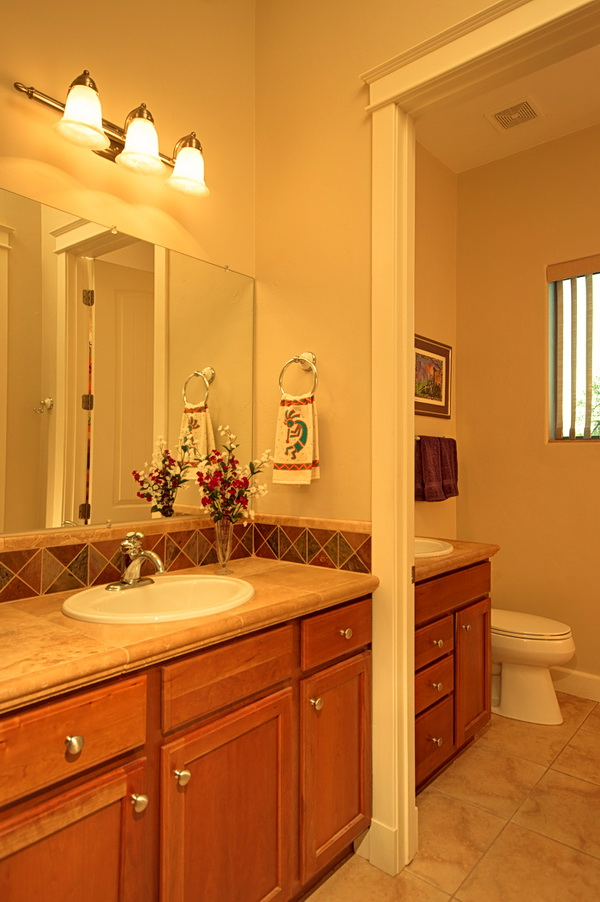
#> input picture img1.jpg, 600 x 902 px
$ python Clahe.py
#> lines starting #> are read from the running program, lines starting #| are printed output that depends on the picture
#> further down, img1 is the input picture: shape (902, 600, 3); mean B, G, R 46.6, 122, 196.4
import cv2 as cv
import numpy as np
from matplotlib import pyplot as plt

def images(img1,img2):
	img1 = cv.resize(img1, (0,0), fx=0.5, fy=0.5)
	img2 = cv.resize(img2, (0,0), fx=0.5, fy=0.5)
	while True:
		images = np.concatenate((img1, img2), axis=1)
		cv.imshow('images', images)
		k = cv.waitKey(30) & 0xff
		if k == 27:
			break

def balance(img):
	lab = cv.cvtColor(img, cv.COLOR_BGR2LAB)
#> lab: shape (902, 600, 3); mean of channels 0, 1, 2 148, 151.2, 179.1
	lab[:,:,1] = lab[:,:,1]-((np.average(lab[:,:,1])-128)*(lab[:,:,0]/255.0)*1.1)
#> lab: shape (902, 600, 3); mean of channels 0, 1, 2 148, 135.9, 179.1
	lab[:,:,2] = lab[:,:,2]-((np.average(lab[:,:,2])-128)*(lab[:,:,0]/255.0)*1.1)
#> lab: shape (902, 600, 3); mean of channels 0, 1, 2 148, 135.9, 146
	new = cv.cvtColor(lab, cv.COLOR_LAB2BGR)
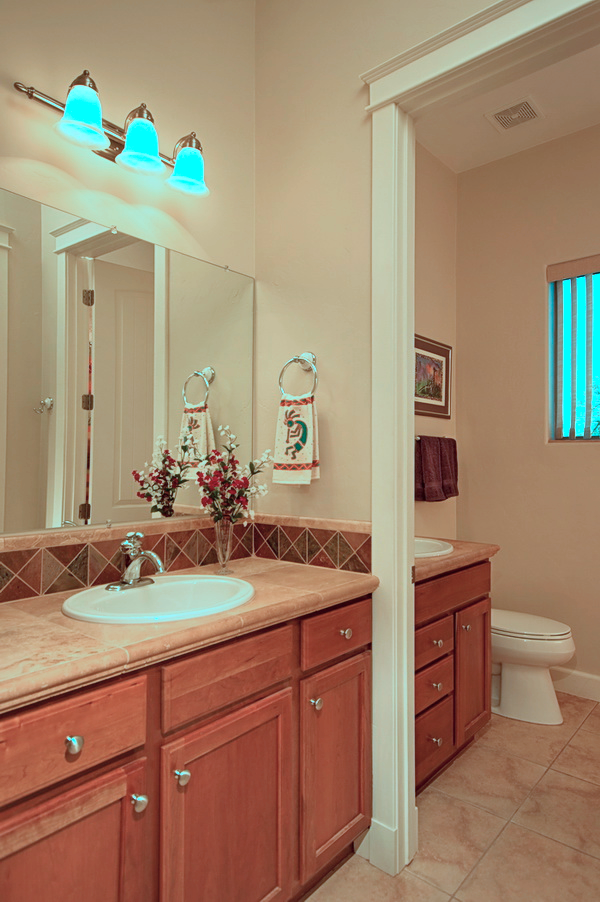
#> new: shape (902, 600, 3); mean B, G, R 109, 134.1, 159.9
	return new

if __name__ == "__main__":
	img1 = cv.imread('img1.jpg', 1)
	img2 = balance(img1)
	images(img1,img2)
#> in images, `images = np.concatenate((img1, img2), axis=1)`:
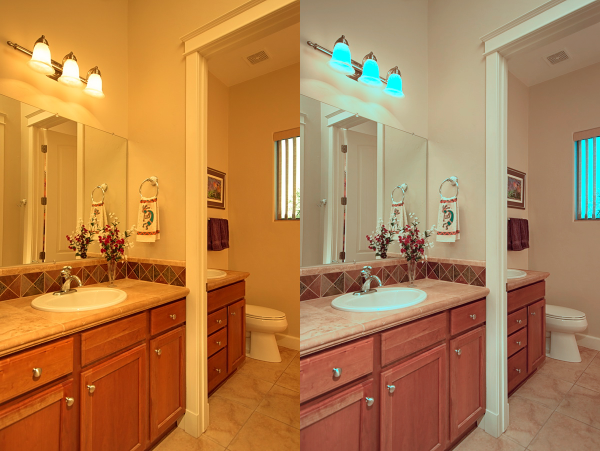
#> images: shape (451, 600, 3); mean of channels 0, 1, 2 77.9, 128.2, 178.3; drawn as B, G, R
#> (key Esc is pressed here)

$ run again, with img2.jpg copied over img1.jpg
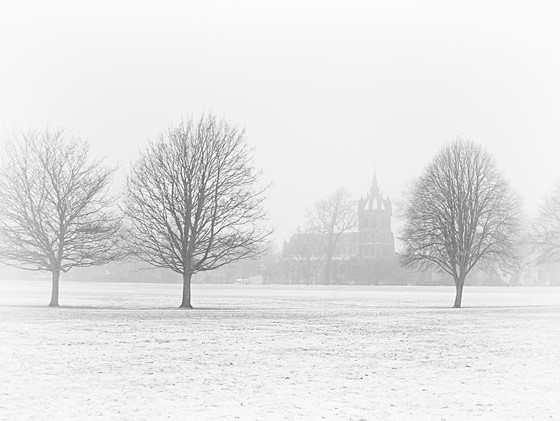
#> input picture img2.jpg, 560 x 421 px
#> img1 is the input picture: shape (421, 560, 3); min 77, max 255, mean 227.8
#> lab: shape (421, 560, 3); mean of channels 0, 1, 2 230.7, 128, 128
#> in images, `img1 = cv.resize(img1, (0,0), fx=0.5, fy=0.5)`:
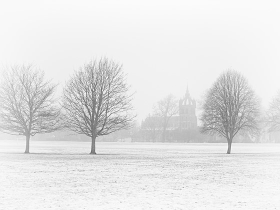
#> img1: shape (210, 280, 3); min 98, max 252, mean 227.8
#> in images, `images = np.concatenate((img1, img2), axis=1)`:
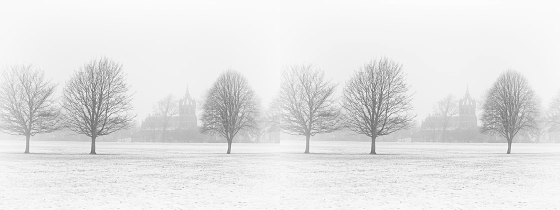
#> images: shape (210, 560, 3); mean of channels 0, 1, 2 227.9, 227.9, 227.9; drawn as B, G, R

$ run again, with img3.jpg copied over img1.jpg
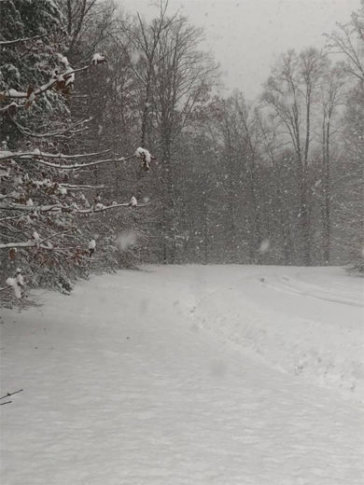
#> input picture img3.jpg, 364 x 485 px
#> img1 is the input picture: shape (485, 364, 3); mean B, G, R 140.8, 144.2, 146.1
#> img1: shape (242, 182, 3)
#> in images, `img2 = cv.resize(img2, (0,0), fx=0.5, fy=0.5)`:
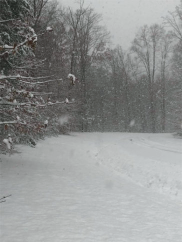
#> img2: shape (242, 182, 3); mean of channels 0, 1, 2 144.1, 144.9, 143.2; drawn as B, G, R
#> in images, `images = np.concatenate((img1, img2), axis=1)`:
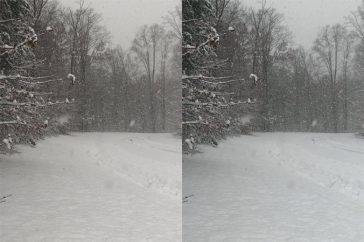
#> images: shape (242, 364, 3); mean of channels 0, 1, 2 142.5, 144.6, 144.7; drawn as B, G, R

$ run again, with img4.jpg copied over img1.jpg
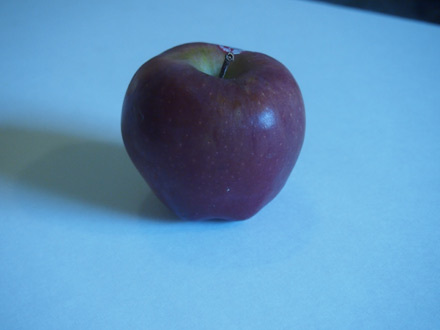
#> input picture img4.jpg, 440 x 330 px
#> img1 is the input picture: shape (330, 440, 3); mean B, G, R 189.6, 149, 96.6
#> in balance, `new = cv.cvtColor(lab, cv.COLOR_LAB2BGR)`:
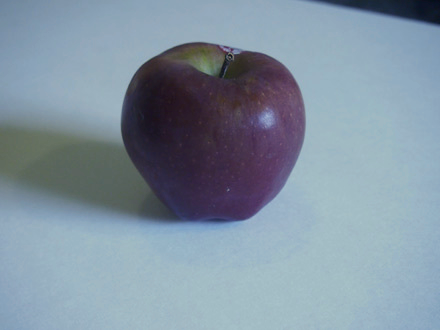
#> new: shape (330, 440, 3); mean B, G, R 160.5, 146, 129.2
#> img1: shape (165, 220, 3)
#> in images, `images = np.concatenate((img1, img2), axis=1)`:
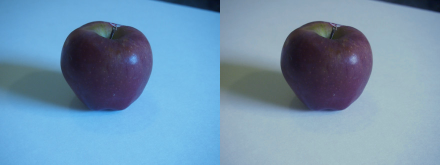
#> images: shape (165, 440, 3); mean of channels 0, 1, 2 175.2, 147.6, 113; drawn as B, G, R
